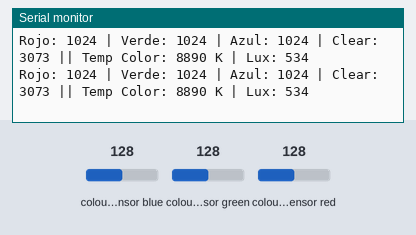
A sketch run on a simulated Arduino Uno, built with avr-gcc and run on an emulated ATmega328P. Shown: the last lines printed to the serial monitor. The inputs (shaded band) are chosen by the test bench; at power-on: colour sensor blue 128, colour sensor green 128, colour sensor red 128.

Above: at 1.4 s.
1.5 s: colour sensor blue set to 5
At 2.3 s:
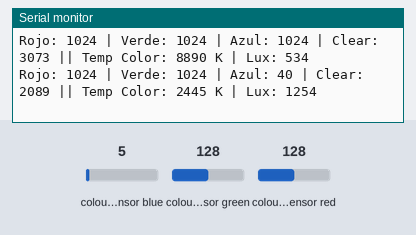
4.7 s: colour sensor green set to 5
At 5.1 s:
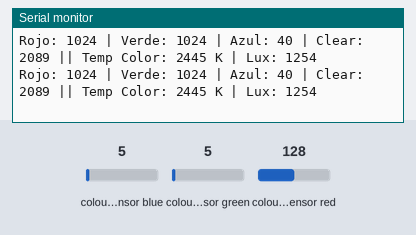
6.2 s: colour sensor red set to 5
At 6.8 s:
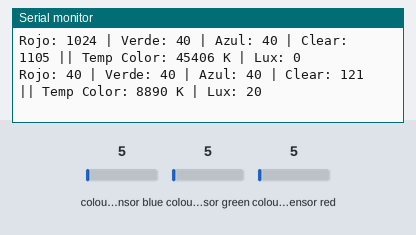
7.7 s: colour sensor blue set to 64
At 8.5 s:
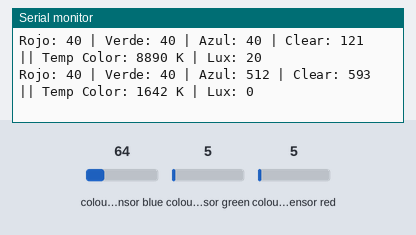
Timing chart, 0 to 10.7 s (numbered marks = the images above; inputs shaded):
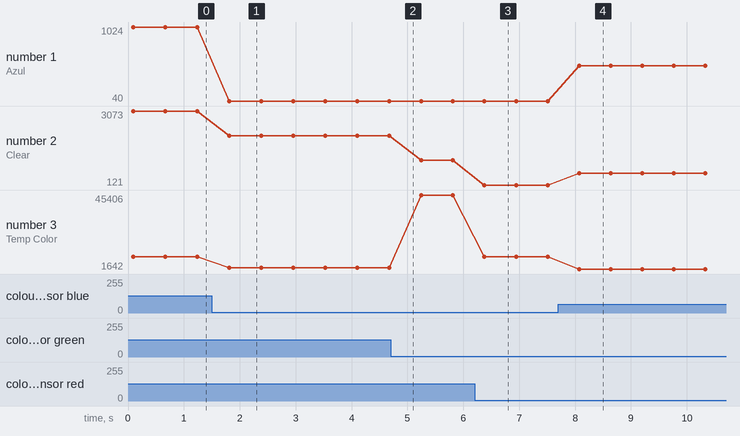

The sketch:

test_colores_numeros._.ino
```cpp
#include <Wire.h>
#include "Adafruit_TCS34725.h"

// Inicializamos el sensor con el tiempo de integración y ganancia por defecto
// TCS34725_INTEGRATIONTIME_50MS: Tiempo que tarda en medir (a menor tiempo, más rápido pero menos preciso)
// TCS34725_GAIN_4X: Amplificación de la luz (opciones: 1X, 4X, 16X, 60X)
Adafruit_TCS34725 tcs = Adafruit_TCS34725(TCS34725_INTEGRATIONTIME_50MS, TCS34725_GAIN_4X);

void setup() {
  Serial.begin(9600);
  Serial.println("Probando sensor de color TCS34725...");

  // Verificar si el sensor está conectado correctamente
  if (!tcs.begin()) {
    Serial.println("¡Error! No se encontró el sensor TCS34725. Revisa las conexiones.");
    while (1); // Detener el programa si no hay sensor
  }

  Serial.println("Sensor detectado correctamente. Empezando lecturas...");
}

void loop() {
  uint16_t r, g, b, c;
  uint16_t colorTemp, lux;

  // Leer los valores crudos del sensor
  // r = Rojo, g = Verde, b = Azul, c = Clear (Luz blanca/total)
  tcs.getRawData(&r, &g, &b, &c);

  // Calcular la temperatura de color y la iluminación en luxes
  colorTemp = tcs.calculateColorTemperature(r, g, b);
  lux = tcs.calculateLux(r, g, b);

  // Mostrar los resultados en el Monitor Serie
  Serial.print("Rojo: "); Serial.print(r); Serial.print(" | ");
  Serial.print("Verde: "); Serial.print(g); Serial.print(" | ");
  Serial.print("Azul: "); Serial.print(b); Serial.print(" | ");
  Serial.print("Clear: "); Serial.print(c); Serial.print(" || ");

  Serial.print("Temp Color: "); Serial.print(colorTemp); Serial.print(" K | ");
  Serial.print("Lux: "); Serial.println(lux);

  // Esperar 500 milisegundos antes de la siguiente lectura
  delay(500);
}
```

Measured:
- after the input at 1.5 s, the serial monitor: prints a new line after 0.31 s (image 1)
- after the input at 6.2 s, the serial monitor: prints a new line after 0.18 s (image 3)
- after the input at 7.7 s, the serial monitor: prints a new line after 0.37 s (image 4)
- plotted number 1: 1024 → 40 after the input at 1.5 s, 40 → 512 after the input at 7.7 s
- plotted number 2: 3073 → 2089 after the input at 1.5 s, 2089 → 1105 after the input at 4.7 s, 1105 → 121 after the input at 6.2 s, 121 → 593 after the input at 7.7 s
- plotted number 3: 8890 → 2445 after the input at 1.5 s, 2445 → 45406 after the input at 4.7 s, 45406 → 8890 after the input at 6.2 s, 8890 → 1642 after the input at 7.7 s
